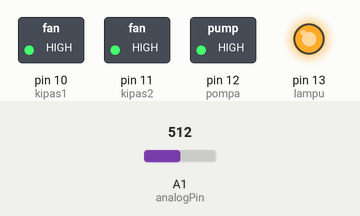
The sketch below on a simulated Arduino Uno, built with avr-gcc and run on an emulated ATmega328P. Shown: switched loads named in the sketch (green lamp = pin HIGH), output pins drawn as LEDs (lit = HIGH). The test bench sets the inputs (shaded band); at power-on: A1 (analogPin) = 512.

Above: at 1.2 s.
1.3 s: A1 (analogPin) set to 104
2.8 s: A1 (analogPin) set to 91
At 4.0 s:
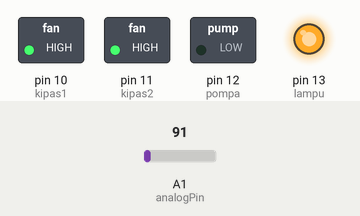
4.3 s: A1 (analogPin) set to 291
5.8 s: A1 (analogPin) set to 319
At 6.3 s:
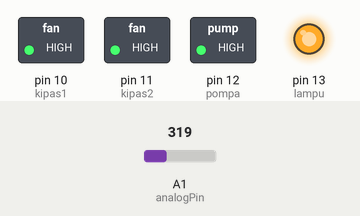
7.3 s: A1 (analogPin) set to 90
At 8.7 s:
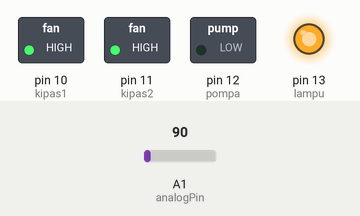
Timing chart, 0 to 9.8 s (numbered marks = the images above; inputs shaded):
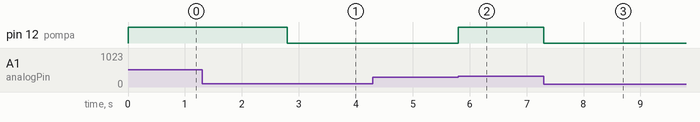

The sketch:

modul_minum.ino
```cpp
//sensor ketinggian air
//penampung nilai ketinggian air
int analogPin = A1;
int ketinggianAir;

//relay
const int kipas1 = 10; //relay1 suhu
const int kipas2 = 11; //relay2 kelembaban
const int pompa = 12; //relay3
const int lampu = 13; //relay4

//on off relay
int relayON = LOW; //relay nyala
int relayOFF = HIGH; //relay mati

void setup() {
    Serial.begin(9600);

    //  setup relay
    pinMode(kipas1, OUTPUT);
    pinMode(kipas2, OUTPUT);
    pinMode(pompa, OUTPUT);
    pinMode(lampu, OUTPUT);
    digitalWrite(kipas1, relayOFF);
    digitalWrite(kipas2, relayOFF);
    digitalWrite(pompa, relayOFF);
    digitalWrite(lampu, relayOFF);
}

void loop() {
    ketinggianAir = analogRead(analogPin);

    //  if (ketinggianAir <= 480) {
    //    Serial.println("Ketinggian air: 0mm");
    //
    //  } else if (ketinggianAir > 480 && ketinggianAir <= 530) {
    //    Serial.println("Ketinggian air: 0mm - 5mm");
    //
    //  } else if (ketinggianAir > 530 && ketinggianAir <= 615) {
    //    Serial.println("Ketinggian air: 5mm - 10mm");
    //
    //  } else if (ketinggianAir > 615 && ketinggianAir <= 660) {
    //    Serial.println("Ketinggian air: 10mm - 15mm");
    //
    //  } else if (ketinggianAir > 660 && ketinggianAir <= 680) {
    //    Serial.println("Ketinggian air: 15mm - 20mm");
    //
    //  } else if (ketinggianAir > 680 && ketinggianAir <= 690) {
    //    Serial.println("Ketinggian air: 20mm - 25mm");
    //
    //  } else if (ketinggianAir > 690 && ketinggianAir <= 700) {
    //    Serial.println("Ketinggian air: 25mm - 30mm");
    //
    //  } else if (ketinggianAir > 700 && ketinggianAir <= 705) {
    //    Serial.println("Ketinggian air: 30mm - 35mm");
    //
    //  } else if (ketinggianAir > 705) {
    //    Serial.println("Ketinggian air: 35mm - 40mm");
    //  }

    // // kondisi real
    //  if (ketinggianAir < 530) {
    //    modulIsiBakMinum();

    //  } else if (ketinggianAir > 705) {
    //    matikanModulIsiBakMinum();
    //  }

    // kondisi coba2
    if (ketinggianAir < 100) {
        modulIsiBakMinum();

    } else if (ketinggianAir > 300) {
        matikanModulIsiBakMinum();
    }
}

void modulIsiBakMinum() {
    // mengisi bak minum dengan menyala pompa air ketika bak minum hampir kosong
    //relay3
    digitalWrite(pompa, relayON);
    }

void matikanModulIsiBakMinum() {
    // mematikan pompa air ketika bak minum sudah hampir penuh
    //relay3
    digitalWrite(pompa, relayOFF);
}
```

Measured:
- the behaviour switches between 100 and 99 on A1 (analogPin) (found by bisection; images 0 and 1)
- the behaviour switches between 300 and 301 on A1 (analogPin) (found by bisection; images 1 and 2)
- after the input at 1.3 s, every drawn part: stays the same
- after the input at 2.8 s, pin 12 (pompa): HIGH → LOW at once
- after the input at 4.3 s, every drawn part: stays the same
- after the input at 5.8 s, pin 12 (pompa): LOW → HIGH at once
- after the input at 7.3 s, pin 12 (pompa): HIGH → LOW at once
